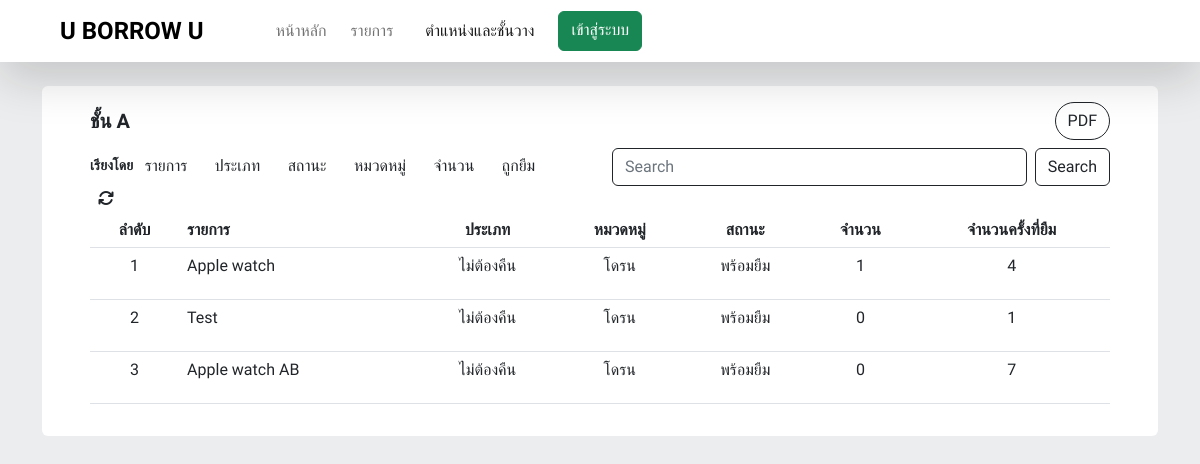
Screenshot of /user_position (signed in) with the database file from the repository.
### myappstaff/models.py (models this page shows, shortened)
class SettingPosition(models.Model):
    nameposition = models.CharField(max_length=100, default="", blank=True)

class Add_Parcel(models.Model):
    name = models.CharField(max_length=200, default="", blank=True)
    nametype = models.CharField(max_length=200, choices = NAMETYPE, default="วัสดุ")
    nameposition = models.ForeignKey(SettingPosition, on_delete=models.CASCADE, default="", blank=True,  related_name="position_parcel")
    category = models.ForeignKey(CategoryType, on_delete=models.CASCADE, default="", blank=True,  related_name="category_parcel")
    status = models.ForeignKey(CategoryStatus, on_delete=models.CASCADE, default="", blank=True,  related_name="status_parcel")
    statustype = models.CharField(max_length=200, choices = STATUSTYPE, default="ไม่ต้องคืน")
    quantitytype = models.CharField(max_length=200, choices = QUANTITYTYPE, default="ต้องการระบุจำนวน")
    quantity = models.IntegerField(default= 1 )
    description = models.TextField(default="", blank=True)
    image = models.ImageField(upload_to='Parcel')
    date = models.DateTimeField(auto_now_add=True)
    borrow_count = models.PositiveIntegerField(default=0)

class CategoryType(models.Model):
    name_CategoryType = models.CharField(max_length=100, default="", blank=True)
    def __str__(self):
        return self.name_CategoryType

class CategoryStatus(models.Model):
    name_CategoryStatus = models.CharField(max_length=100, default="", blank=True)
    def __str__(self):
        return self.name_CategoryStatus

### myapp/views.py (the view)
# urls.py: path('user_position', views.user_position, name="user_position"),
def user_position(req):
    AllCartParcel_sum = CartParcel.objects.filter(user = req.user).aggregate(Sum('quantity'))
    AllCartDurabl_sum = CartDurable.objects.filter(user = req.user).aggregate(Sum('quantity'))
    TotalParcel = AllCartParcel_sum.get('quantity__sum') or 0
    TotalDurable = AllCartDurabl_sum.get('quantity__sum') or 0
    Total = TotalParcel + TotalDurable
    AllDurable = Add_Durable.objects.all()
    AllParcel = Add_Parcel.objects.all()
    AllPosition =  SettingPosition.objects.all()
    if 'sort' in req.GET:
        last_sort = req.GET.get('sort', 'default')
        if req.GET['sort'] == 'name':
            AllParcel = AllParcel.order_by('name')
            AllDurable = AllDurable.order_by('name')
        elif req.GET['sort'] == 'category':
            AllParcel = AllParcel.order_by('category')
            AllDurable = AllDurable.order_by('category')
        elif req.GET['sort'] == 'statustype':
            AllParcel = AllParcel.order_by('statustype')
            AllDurable = AllDurable.order_by('statustype')
        elif req.GET['sort'] == 'status':
            AllParcel = AllParcel.order_by('status')
            AllDurable = AllDurable.order_by('status')
        elif req.GET['sort'] == 'quantity':
            AllParcel = AllParcel.order_by('-quantity')
            AllDurable = AllDurable.order_by('-quantity')
        elif req.GET['sort'] == 'borrow_count':
            AllParcel = AllParcel.order_by('-borrow_count')
            AllDurable = AllDurable.order_by('-borrow_count')
        elif req.GET['sort'] == 'default':
            AllDurable = Add_Durable.objects.all()
            AllParcel = Add_Parcel.objects.all()
        else:
            last_sort = 'default'
            AllDurable = Add_Durable.objects.all()
            AllParcel = Add_Parcel.objects.all()
    else:
        last_sort = 'default'
        AllDurable = Add_Durable.objects.all()
        AllParcel = Add_Parcel.objects.all()
    search_query = ""
    if 'query' in req.GET:
        search_query = req.GET['query']
        AllParcel = AllParcel.filter(name__icontains=search_query)
        AllDurable = AllDurable.filter(name__icontains=search_query)
    items_position = {}
    for position in AllPosition:
        items_position[position] = []
    for AllParcel in AllParcel:
        items_position[AllParcel.nameposition].append(AllParcel)
    for AllDurable in AllDurable:
        items_position[AllDurable.nameposition].append(AllDurable)
    context ={
        'navbar' : 'user_position',
        "items_position": items_position,
        "AllPosition" : AllPosition,
        "Total" : Total,
        "search_query" : search_query,
        "last_sort" : last_sort,
    }
    return render(req, 'pages/user_position.html', context)

### myapp/template/pages/user_position.html
{% extends 'home.html' %}
{% block main %}
{% for position, items in items_position.items %}
<div class="container">
    <div class="bg-white rounded-2 mb-4 px-5 py-3">
        <div class="row no-gutters">
            <div class="col-md-12">
                <div class="product-details mr-2">
                    <div class="d-flex flex-row align-items-center justify-content-between">
                        <span class="ml-2 fw-bold fs-5">{{ position.nameposition }}</span>
                        <a href="{% url 'pdf_print_position' %}" class="btn btn-outline-dark rounded-pill">PDF</a>
                    </div>
                    <div class="d-flex row rounded-2 small fw-bold justify-content-between mt-2">
                        <div class="d-flex col-sm-12 col-md-12 col-lg-6">
                            <div class="align-items-center">
                                <span>เรียงโดย</span>
                                <a href="?sort=name" class="px-2 me-2 btn {% if last_sort == 'name' %}btn-dark{% else %}btn-outline-dark{% endif %} border-0 rounded-pill">รายการ</a>
                                <a href="?sort=statustype" class="px-2 me-2 btn {% if last_sort == 'statustype' %}btn-dark{% else %}btn-outline-dark{% endif %} border-0 rounded-pill">ประเภท</a>
                                <a href="?sort=status" class="px-2 me-2 btn {% if last_sort == 'status' %}btn-dark{% else %}btn-outline-dark{% endif %} border-0 rounded-pill">สถานะ</a>
                                <a href="?sort=category" class="px-2 me-2 btn {% if last_sort == 'category' %}btn-dark{% else %}btn-outline-dark{% endif %} border-0 rounded-pill">หมวดหมู่</a>
                                <a href="?sort=quantity" class="px-2 me-2 btn {% if last_sort == 'quantity' %}btn-dark{% else %}btn-outline-dark{% endif %} border-0 rounded-pill">จำนวน</a>
                                <a href="?sort=borrow_count" class="px-2 me-2 btn {% if last_sort == 'borrow_count' %}btn-dark{% else %}btn-outline-dark{% endif %} border-0 rounded-pill">ถูกยืม</a>
                                <a href="?sort=default" class="px-2 me-2 btn border-0 rounded-pill"><i class="fa fa-refresh" aria-hidden="true"></i></a>
                            </div>
                        </div>
                    <div class="col-sm-12 col-md-12 col-lg-6">
                        <form class="d-flex" role="search" action="">
                            <input class="form-control me-2 border-dark" type="search" placeholder="Search" aria-label="Search" name="query" id="query" value="{{search_query}}">
                            <button class="btn btn-outline-dark" type="submit">Search</button>
                        </form>
                    </div>
                </div>
                    <table class="table">
                        <thead>
                            <tr class="fw-bold">
                                <th class="text-center" scope="col">ลำดับ</th>
                                <th scope="col">รายการ</th>
                                <th class="text-center" scope="col">ประเภท</th>
                                <th class="text-center" scope="col">หมวดหมู่</th>
                                <th class="text-center" scope="col">สถานะ</th>
                                <th class="text-center" scope="col">จำนวน</th>
                                <th class="text-center" scope="col">จำนวนครั้งที่ยืม</th>
                            </tr>
                        </thead>
                        <tbody id="xTable">
                            {% for items in items %}
                            <tr class="qrow text-center card-body">
                                <td class="text-center">{{forloop.counter}}</td>
                                <td>
                                    <p class="text-start">{{ items.name }}</p>
                                </td>
                                <td>
                                    <p class="text-center">{{ items.statustype }}</p>
                                </td>
                                <td>
                                    <p class="text-center">{{ items.category }}</p>
                                </td>
                                <td>
                                    <p class="text-center">{{ items.status }}</p>
                                </td>
                                <td>
                                    <p class="text-center">{{ items.quantity }}</p>
                                </td>
                                <td>
                                    <p class="text-center">{{ items.borrow_count }}</p>
                                </td>
                            </tr>
                            {% endfor %}
                        </tbody>
                    </table>
                </div>
            </div>
        </div>
    </div>
</div>
{% endfor %}
{% endblock %}

### templates/components/myhead.html (style rules this page uses)
body { font-family: "Kanit", sans-serif; background-color: #ecedee; }

### rows the page displays
SettingPosition: nameposition "ชั้น A"
Add_Parcel: name "Apple watch", statustype "ไม่ต้องคืน", category "โดรน", status "พร้อมยืม", quantity "1", borrow_count "4"
Add_Parcel: name "Test", statustype "ไม่ต้องคืน", category "โดรน", status "พร้อมยืม", quantity "0", borrow_count "1"
Add_Parcel: name "Apple watch AB", statustype "ไม่ต้องคืน", category "โดรน", status "พร้อมยืม", quantity "0", borrow_count "7"
